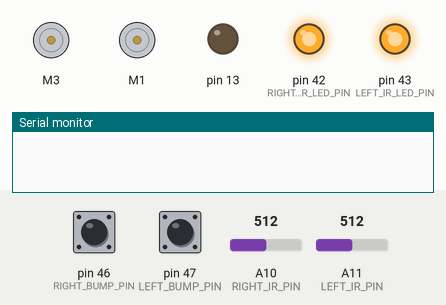
The sketch below on a simulated Arduino Mega 2560, built with avr-gcc and run on an emulated ATmega2560. Parts: 2 × DC motor (green arrow = forward, orange = backward, longer = faster), output pins drawn as LEDs (lit = HIGH), the last lines printed to the serial monitor. The test bench sets the inputs (shaded band); at power-on: pin 46 (RIGHT_BUMP_PIN) HIGH, pin 47 (LEFT_BUMP_PIN) HIGH, A10 (RIGHT_IR_PIN) = 512, A11 (LEFT_IR_PIN) = 512.

Above: at 0.8 s.
0.9 s: pin 46 (RIGHT_BUMP_PIN) pulled LOW for 0.15 s
At 2.1 s:
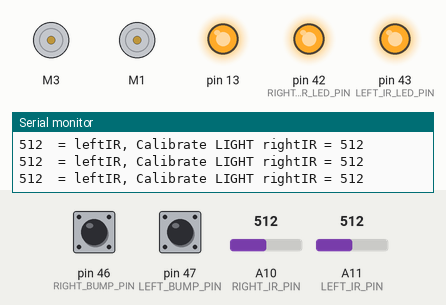
3.8 s: pin 46 (RIGHT_BUMP_PIN) pulled LOW for 1 s
Timing chart, 0 to 6.8 s (numbered marks = the images above; inputs shaded):
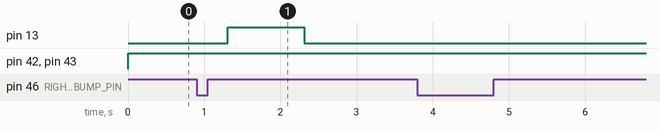

The sketch:

B3_LineFollowLeft_DAB.ino
```cpp
/* B3_LineFollow.ino

   Drive the TWO-WHEELED Bread Board Bot (BBbot, B^3)
   forward, following a black line, but pretty inefficiently.
   When a whisker bump sensor on either side hits something,
   back up and turn slightly away from that direction and resume
   forward path.

   Stop at a specified distance from an object directly ahead.

   Arduino: Arduino Mega 256 v3 Clone
   Motor Shield: Adafruit assembled Motor Shield for Arduino v2
   ---->  http://www.adafruit.com/products/1438

   Programmer: Dave Eslinger; June 13, 2015
   Revisions:
*/
#include <Wire.h>
#include <Adafruit_MotorShield.h>
#include <math.h>
#include <breadboardbot.h>
#include <NewPing.h>

// Create the motor shield object with the default I2C address
Adafruit_MotorShield AFMS = Adafruit_MotorShield();

/* Define Constants */

// IO Pins used
const byte LEFT_BUMP_PIN = 47;    // Define DIGITAL Pins for left
const byte RIGHT_BUMP_PIN = 46;   // and right bump sensors
const byte SONIC_TRIGGER_PIN = 50;
const byte SONIC_ECHO_PIN = 51;
const byte LEFT_IR_LED_PIN = 43;
const byte LEFT_IR_PIN = A11;
const byte RIGHT_IR_LED_PIN = 42;
const byte RIGHT_IR_PIN = A10;

// Parameters controlling program behavior
// Bump behavior
const byte FORWARD_SPEED = 150;   // Define normal speeds
const byte BACKWARD_SPEED = 100;  // and backup/turn speed
const int  TURN_DURATION = 600;   // Turn length in milliseconds

// Sonic sensor
const float TARGET_DISTANCE_INCHES = 10;
const int MAX_SONIC_DISTANCE = 500;      // cm, optional, 500 cm is default

// Line Following
const byte FOLLOW_LEFT_SIDE = 1;
const float HI_LIGHT = 0.80;     // Keep the BRIGHT side of the line ABOVE this
// fraction of the Maximum read by that sensor
const float LO_LIGHT = 0.20;     // Keep the DARK side of the line BELOW this
// fraction of the Maximum read by that sensor

// Define 'ports' for motors.
const byte LEFT_MOTOR_PORT = 3;
const byte RIGHT_MOTOR_PORT = 1;
// Create pointers to motor control objects
Adafruit_DCMotor *motorLeft = AFMS.getMotor(LEFT_MOTOR_PORT);
Adafruit_DCMotor *motorRight = AFMS.getMotor(RIGHT_MOTOR_PORT);

/* Define new untrasonic sensor with trigger & echo pins and
   the maximum distance to be sensed. */
NewPing sonic(SONIC_TRIGGER_PIN, SONIC_ECHO_PIN, MAX_SONIC_DISTANCE);

/* Global Variables */
int leftIR;
int minLeftIR = 1026;
int maxLeftIR = -1024;
int rightIR;
int minRightIR = 1026;
int maxRightIR = -1024;
float brightLeft;
float darkRight;
float leftRange;
float rightRange;

byte lightLoop = 0;
byte darkLoop = 0;

void setup(void) {
  AFMS.begin();  // create with the default frequency 1.6KHz
  // Turn off all motors to start, just a good habit
  motorLeft->run(RELEASE);
  motorRight->run(RELEASE);
  Serial.begin(9600);  //Begin serial communcation

  /*Set up Bump Pins with Arduino internal pullup resistors
    This will make them always high unless a bump switch is hit,
    which will make a connection to ground and they will read low. */
  pinMode(LEFT_BUMP_PIN, INPUT_PULLUP);
  pinMode(RIGHT_BUMP_PIN, INPUT_PULLUP);

  /* Define IR LED source pins as OUTPUTs and turn on the IR LEDs */
  pinMode(13, OUTPUT);
  pinMode(LEFT_IR_LED_PIN, OUTPUT);
  pinMode(RIGHT_IR_LED_PIN, OUTPUT);
  digitalWrite(LEFT_IR_LED_PIN, HIGH);
  digitalWrite(RIGHT_IR_LED_PIN, HIGH);

  /* Calibrate the IR sensors
     1) Place over the brightest target and hold down right bumper switch.
     2) Place over the darkest target and hold down right bumper again.
     3) All done!  The program
        calculates the 80% and 20% (or as set by HI_LIGHT% and LO_LIGHT% values)
        target values to keep the sensors at.
  */
  while (digitalRead(RIGHT_BUMP_PIN) == HIGH) {} // Pause until the pin is grounded (our switch)
  while (digitalRead(RIGHT_BUMP_PIN) == LOW||lightLoop < 10) { // Get high light values until the pin
    // is no longer grounded
    leftIR = analogRead(LEFT_IR_PIN);
    rightIR = analogRead(RIGHT_IR_PIN);
    Serial.print(leftIR);
    Serial.print("  = leftIR, Calibrate LIGHT rightIR = ");
    Serial.println(rightIR);
    if ( leftIR > maxLeftIR ) {
      maxLeftIR = leftIR;
    }
    if ( rightIR > maxRightIR ) {
      maxRightIR = rightIR;
    }
    lightLoop++;
  }
  digitalWrite(13, HIGH);
  delay(1000);
  digitalWrite(13, LOW);

  /*Do the same, but over a dark target */
  while (digitalRead(RIGHT_BUMP_PIN) == HIGH) {} // Pause until the pin is grounded (our switch)
  while (digitalRead(RIGHT_BUMP_PIN) == LOW||darkLoop < 10) {   // Get dark light values until the pin
    // is no longer grounded
    leftIR = analogRead(LEFT_IR_PIN);
    rightIR = analogRead(RIGHT_IR_PIN);
    Serial.print(leftIR);
    Serial.print("  = leftIR, Calibrate DARK  rightIR = ");
    Serial.println(rightIR);
    if ( leftIR < minLeftIR ) {
      minLeftIR = leftIR;
    }
    if ( rightIR < minRightIR ) {
      minRightIR = rightIR;
    }
    darkLoop++;
  }
  leftRange = maxLeftIR - minLeftIR;
  rightRange = maxRightIR - minRightIR;
  brightLeft = maxLeftIR - ((1.0 - HI_LIGHT) * leftRange);
  darkRight = minRightIR + (LO_LIGHT * rightRange);

  while ( digitalRead(LEFT_BUMP_PIN) == HIGH) {} // Pause until you trigger the left bump switch
  delay(1000);                      // Then wait 1 second and start line following.
}

void loop() {

  leftIR = analogRead(LEFT_IR_PIN);
  rightIR = analogRead(RIGHT_IR_PIN);
  Serial.print(leftIR);
  Serial.print("  = leftIR,brightLeft = ");
  Serial.print(brightLeft);
  Serial.print(", darkRight = ");
  Serial.print(darkRight);
  Serial.print(", rightIR = ");
  Serial.println(rightIR);

  if (leftIR < brightLeft ) {          // Too far right, stop left motor
    motorLeft->setSpeed(20);
    motorRight->setSpeed(100);
    delay(20);
  }else if (rightIR > darkRight) {
    motorLeft->setSpeed(100);
    motorRight->setSpeed(20);       // Too far right, stop RIGHT motor
  }else{
    motorLeft->setSpeed(FORWARD_SPEED);
    motorRight->setSpeed(FORWARD_SPEED);
  }
  motorLeft->run(FORWARD);
  motorRight->run(FORWARD);
  delay(20);
}
```

Measured:
- after the input at 0.9 s, pin 13: LOW → HIGH after 0.41 s, → LOW 1.0 s later
